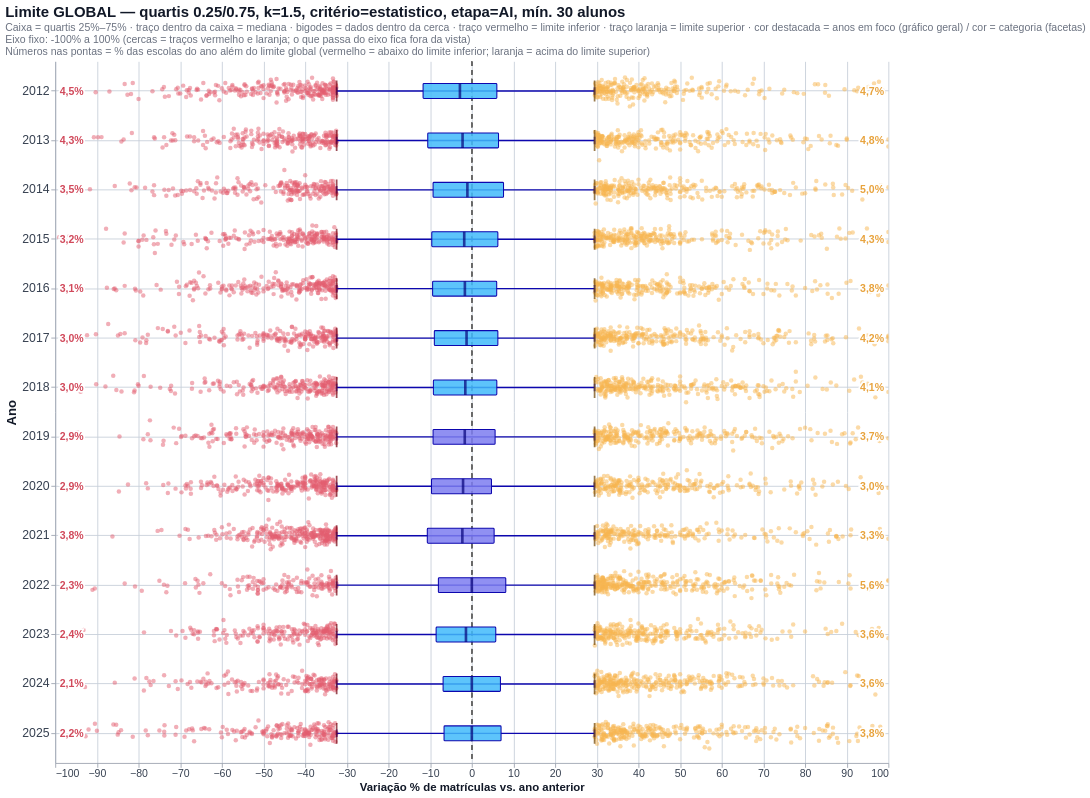

Source (notebook cell):
### Code cell
mostrar(boxplot_por_ano(dados, "GLOBAL", f"Limite GLOBAL — {sub}"),
        "Boxplot por ano — limite global (todos os anos juntos)")

### Figure 1 — Vega-Lite specification as saved in the notebook (floating-point values rounded to 4 significant figures; data arrays with more than 128 entries replaced by an {"elided": "..."} marker saying what was removed)
{"config": {"view": {"continuousWidth": 300, "continuousHeight": 300, "stroke": null}, "axis": {"domainColor": "#9CA3AF", "grid": true, "gridColor": "#C7CFDA", "labelColor": "#374151", "labelFontSize": 12, "tickColor": "#9CA3AF", "titleColor": "#111827", "titleFontSize": 13}, "axisY": {"labelFontSize": 14, "titleFontSize": 15}, "legend": {"labelFontSize": 12, "symbolSize": 120, "titleFontSize": 12}, "range": {"category": {"scheme": "set2"}}, "title": {"anchor": "start", "color": "#111827", "fontSize": 17, "subtitleColor": "#6B7280", "subtitleFontSize": 12}}, "layer": [{"data": {"name": "data-b94e70cf0f8da6f0c5b001a011329c69"}, "mark": {"type": "circle", "clip": true, "opacity": 0.5, "size": 26}, "encoding": {"color": {"condition": {"test": "(datum.VAR_PCT > 0)", "value": "#F7B551"}, "value": "#E35E70"}, "tooltip": [{"field": "ANO", "type": "quantitative"}, {"field": "VAR_PCT", "type": "quantitative"}, {"field": "CO_ESCOLA", "type": "quantitative"}, {"field": "NO_ESCOLA", "type": "nominal"}, {"field": "DEP_ADM", "type": "nominal"}, {"field": "UF", "type": "nominal"}, {"field": "MAT_ANT", "type": "quantitative"}, {"field": "MATRICULAS", "type": "quantitative"}], "x": {"field": "VAR_PCT", "scale": {"clamp": false, "domain": [-100.0, 100.0], "nice": false}, "type": "quantitative"}, "y": {"field": "ANO", "title": "Ano", "type": "ordinal"}, "yOffset": {"field": "jitter", "type": "quantitative"}}, "transform": [{"calculate": "sqrt(-2*log(random()))*cos(2*PI*random())", "as": "jitter"}]}, {"data": {"name": "data-725e421e9ee0b33d6af87316240a3d5b"}, "mark": {"type": "rule", "clip": true, "color": "#696969", "strokeDash": [5, 5]}, "encoding": {"x": {"scale": {"clamp": false, "domain": [-100.0, 100.0], "nice": false}, "datum": 0}}}, {"data": {"name": "data-725e421e9ee0b33d6af87316240a3d5b"}, "mark": {"type": "rule", "clip": true, "color": "#0D07AE", "strokeWidth": 1.6}, "encoding": {"x": {"field": "bigode_inf", "scale": {"clamp": false, "domain": [-100.0, 100.0], "nice": false}, "title": "Variação % de matrículas vs. ano anterior", "type": "quantitative"}, "x2": {"field": "bigode_sup"}, "y": {"field": "ANO", "title": "Ano", "type": "ordinal"}}}, {"data": {"name": "data-725e421e9ee0b33d6af87316240a3d5b"}, "mark": {"type": "tick", "clip": true, "color": "#0D07AE", "size": 8.5, "thickness": 2}, "encoding": {"x": {"field": "bigode_inf", "scale": {"clamp": false, "domain": [-100.0, 100.0], "nice": false}, "type": "quantitative"}, "y": {"field": "ANO", "title": "Ano", "type": "ordinal"}}}, {"data": {"name": "data-725e421e9ee0b33d6af87316240a3d5b"}, "mark": {"type": "tick", "clip": true, "color": "#0D07AE", "size": 8.5, "thickness": 2}, "encoding": {"x": {"field": "bigode_sup", "scale": {"clamp": false, "domain": [-100.0, 100.0], "nice": false}, "type": "quantitative"}, "y": {"field": "ANO", "title": "Ano", "type": "ordinal"}}}, {"data": {"name": "data-725e421e9ee0b33d6af87316240a3d5b"}, "mark": {"type": "bar", "clip": true, "cornerRadius": 1, "fillOpacity": 0.85, "size": 17, "stroke": "#0D07AE", "strokeWidth": 1.2}, "encoding": {"color": {"condition": {"test": {"field": "ANO", "oneOf": [2019, 2020, 2021, 2022]}, "value": "#7D7DF0"}, "value": "#41BAFB"}, "tooltip": [{"field": "ANO", "title": "Ano", "type": "ordinal"}, {"field": "n", "title": "escolas", "type": "quantitative"}, {"field": "q_inf", "format": ".1f", "title": "quartil inferior", "type": "quantitative"}, {"field": "mediana", "format": ".1f", "title": "mediana", "type": "quantitative"}, {"field": "q_sup", "format": ".1f", "title": "quartil superior", "type": "quantitative"}, {"field": "lim_inf", "format": ".1f", "title": "limite inferior", "type": "quantitative"}, {"field": "lim_sup", "format": ".1f", "title": "limite superior", "type": "quantitative"}, {"field": "pct_marcada", "format": ".1f", "title": "% marcadas", "type": "quantitative"}, {"field": "pct_abaixo", "format": ".2f", "title": "% abaixo do limite inferior", "type": "quantitative"}, {"field": "pct_acima", "format": ".2f", "title": "% acima do limite superior", "type": "quantitative"}], "x": {"field": "q_inf", "scale": {"clamp": false, "domain": [-100.0, 100.0], "nice": false}, "type": "quantitative"}, "x2": {"field": "q_sup"}, "y": {"field": "ANO", "title": "Ano", "type": "ordinal"}}}, {"data": {"name": "data-725e421e9ee0b33d6af87316240a3d5b"}, "mark": {"type": "tick", "clip": true, "color": "#05017A", "size": 17, "thickness": 3}, "encoding": {"x": {"field": "mediana", "scale": {"clamp": false, "domain": [-100.0, 100.0], "nice": false}, "type": "quantitative"}, "y": {"field": "ANO", "title": "Ano", "type": "ordinal"}}}, {"data": {"name": "data-725e421e9ee0b33d6af87316240a3d5b"}, "mark": {"type": "tick", "clip": true, "color": "#73000F", "size": 23.8, "thickness": 2}, "encoding": {"x": {"field": "lim_inf", "scale": {"clamp": false, "domain": [-100.0, 100.0], "nice": false}, "type": "quantitative"}, "y": {"field": "ANO", "title": "Ano", "type": "ordinal"}}}, {"data": {"name": "data-725e421e9ee0b33d6af87316240a3d5b"}, "mark": {"type": "tick", "clip": true, "color": "#704300", "size": 23.8, "thickness": 2}, "encoding": {"x": {"field": "lim_sup", "scale": {"clamp": false, "domain": [-100.0, 100.0], "nice": false}, "type": "quantitative"}, "y": {"field": "ANO", "title": "Ano", "type": "ordinal"}}}, {"data": {"name": "data-441d4ee399b2bb3443a6ece3bd547473"}, "mark": {"type": "text", "align": "left", "baseline": "middle", "color": "white", "dx": 5, "dy": 0, "fontSize": 12, "fontWeight": "bold", "stroke": "white", "strokeWidth": 4}, "encoding": {"text": {"field": "txt", "type": "nominal"}, "x": {"field": "pos", "scale": {"clamp": false, "domain": [-100.0, 100.0], "nice": false}, "type": "quantitative"}, "y": {"field": "ANO", "title": "Ano", "type": "ordinal"}}}, {"data": {"name": "data-441d4ee399b2bb3443a6ece3bd547473"}, "mark": {"type": "text", "align": "left", "baseline": "middle", "color": "#D1495B", "dx": 5, "dy": 0, "fontSize": 12, "fontWeight": "bold"}, "encoding": {"text": {"field": "txt", "type": "nominal"}, "x": {"field": "pos", "scale": {"clamp": false, "domain": [-100.0, 100.0], "nice": false}, "type": "quantitative"}, "y": {"field": "ANO", "title": "Ano", "type": "ordinal"}}}, {"data": {"name": "data-990c721c3871037c9a1014ed224def35"}, "mark": {"type": "text", "align": "right", "baseline": "middle", "color": "white", "dx": -5, "dy": 0, "fontSize": 12, "fontWeight": "bold", "stroke": "white", "strokeWidth": 4}, "encoding": {"text": {"field": "txt", "type": "nominal"}, "x": {"field": "pos", "scale": {"clamp": false, "domain": [-100.0, 100.0], "nice": false}, "type": "quantitative"}, "y": {"field": "ANO", "title": "Ano", "type": "ordinal"}}}, {"data": {"name": "data-990c721c3871037c9a1014ed224def35"}, "mark": {"type": "text", "align": "right", "baseline": "middle", "color": "#E8A33D", "dx": -5, "dy": 0, "fontSize": 12, "fontWeight": "bold"}, "encoding": {"text": {"field": "txt", "type": "nominal"}, "x": {"field": "pos", "scale": {"clamp": false, "domain": [-100.0, 100.0], "nice": false}, "type": "quantitative"}, "y": {"field": "ANO", "title": "Ano", "type": "ordinal"}}}], "height": 800, "title": {"text": "Limite GLOBAL — quartis 0.25/0.75, k=1.5, critério=estatistico, etapa=AI, mín. 30 alunos", "subtitle": ["Caixa = quartis 25%–75% · traço dentro da caixa = mediana · bigodes = dados dentro da cerca · traço vermelho = limite inferior · traço laranja = limite superior · cor destacada = anos em foco (gráfico geral) / cor = categoria (facetas)", "Eixo fixo: -100% a 100% (cercas = traços vermelho e laranja; o que passa do eixo fica fora da vista)", "Números nas pontas = % das escolas do ano além do limite global (vermelho = abaixo do limite inferior; laranja = acima do limite superior)"]}, "width": 950, "$schema": "https://vega.github.io/schema/vega-lite/v6.1.0.json", "datasets": {"data-b94e70cf0f8da6f0c5b001a011329c69": {"elided": "7000 records"}, "data-725e421e9ee0b33d6af87316240a3d5b": [{"ANO": 2012, "q_inf": -11.7, "mediana": -2.857, "q_sup": 6.007, "bigode_inf": -32.43, "bigode_sup": 29.45, "lim_inf": -32.45, "lim_sup": 29.47, "n": 88512, "pct_marcada": 9.208, "pct_abaixo": 4.472, "pct_acima": 4.736}, {"ANO": 2013, "q_inf": -10.58, "mediana": -2.222, "q_sup": 6.407, "bigode_inf": -32.45, "bigode_sup": 29.47, "lim_inf": -32.45, "lim_sup": 29.47, "n": 86574, "pct_marcada": 9.033, "pct_abaixo": 4.276, "pct_acima": 4.757}, {"ANO": 2014, "q_inf": -9.302, "mediana": -1.064, "q_sup": 7.609, "bigode_inf": -32.45, "bigode_sup": 29.46, "lim_inf": -32.45, "lim_sup": 29.47, "n": 84919, "pct_marcada": 8.499, "pct_abaixo": 3.452, "pct_acima": 5.047}, {"ANO": 2015, "q_inf": -9.614, "mediana": -1.824, "q_sup": 6.25, "bigode_inf": -32.45, "bigode_sup": 29.47, "lim_inf": -32.45, "lim_sup": 29.47, "n": 83766, "pct_marcada": 7.514, "pct_abaixo": 3.198, "pct_acima": 4.316}, {"ANO": 2016, "q_inf": -9.412, "mediana": -1.668, "q_sup": 5.97, "bigode_inf": -32.43, "bigode_sup": 29.46, "lim_inf": -32.45, "lim_sup": 29.47, "n": 82470, "pct_marcada": 6.885, "pct_abaixo": 3.052, "pct_acima": 3.833}, {"ANO": 2017, "q_inf": -8.997, "mediana": -1.266, "q_sup": 6.25, "bigode_inf": -32.43, "bigode_sup": 29.46, "lim_inf": -32.45, "lim_sup": 29.47, "n": 81347, "pct_marcada": 7.179, "pct_abaixo": 2.984, "pct_acima": 4.196}, {"ANO": 2018, "q_inf": -9.231, "mediana": -1.562, "q_sup": 6.0, "bigode_inf": -32.43, "bigode_sup": 29.46, "lim_inf": -32.45, "lim_sup": 29.47, "n": 80308, "pct_marcada": 7.025, "pct_abaixo": 2.96, "pct_acima": 4.066}, {"ANO": 2019, "q_inf": -9.302, "mediana": -1.695, "q_sup": 5.587, "bigode_inf": -32.43, "bigode_sup": 29.46, "lim_inf": -32.45, "lim_sup": 29.47, "n": 79277, "pct_marcada": 6.601, "pct_abaixo": 2.871, "pct_acima": 3.73}, {"ANO": 2020, "q_inf": -9.677, "mediana": -2.104, "q_sup": 4.718, "bigode_inf": -32.43, "bigode_sup": 29.41, "lim_inf": -32.45, "lim_sup": 29.47, "n": 78164, "pct_marcada": 5.83, "pct_abaixo": 2.872, "pct_acima": 2.958}, {"ANO": 2021, "q_inf": -10.69, "mediana": -2.273, "q_sup": 5.352, "bigode_inf": -32.45, "bigode_sup": 29.45, "lim_inf": -32.45, "lim_sup": 29.47, "n": 76694, "pct_marcada": 7.178, "pct_abaixo": 3.844, "pct_acima": 3.334}, {"ANO": 2022, "q_inf": -8.025, "mediana": 0.0, "q_sup": 8.148, "bigode_inf": -32.43, "bigode_sup": 29.46, "lim_inf": -32.45, "lim_sup": 29.47, "n": 75697, "pct_marcada": 7.847, "pct_abaixo": 2.295, "pct_acima": 5.552}, {"ANO": 2023, "q_inf": -8.571, "mediana": -1.408, "q_sup": 5.747, "bigode_inf": -32.45, "bigode_sup": 29.46, "lim_inf": -32.45, "lim_sup": 29.47, "n": 74963, "pct_marcada": 5.958, "pct_abaixo": 2.404, "pct_acima": 3.554}, {"ANO": 2024, "q_inf": -6.897, "mediana": 0.0, "q_sup": 6.868, "bigode_inf": -32.43, "bigode_sup": 29.46, "lim_inf": -32.45, "lim_sup": 29.47, "n": 74156, "pct_marcada": 5.777, "pct_abaixo": 2.129, "pct_acima": 3.648}, {"ANO": 2025, "q_inf": -6.667, "mediana": 0.0, "q_sup": 7.018, "bigode_inf": -32.43, "bigode_sup": 29.44, "lim_inf": -32.45, "lim_sup": 29.47, "n": 73443, "pct_marcada": 6.017, "pct_abaixo": 2.172, "pct_acima": 3.845}], "data-441d4ee399b2bb3443a6ece3bd547473": [{"ANO": 2012, "pct": 4.472, "pos": -100.0, "txt": "4,5%"}, {"ANO": 2013, "pct": 4.276, "pos": -100.0, "txt": "4,3%"}, {"ANO": 2014, "pct": 3.452, "pos": -100.0, "txt": "3,5%"}, {"ANO": 2015, "pct": 3.198, "pos": -100.0, "txt": "3,2%"}, {"ANO": 2016, "pct": 3.052, "pos": -100.0, "txt": "3,1%"}, {"ANO": 2017, "pct": 2.984, "pos": -100.0, "txt": "3,0%"}, {"ANO": 2018, "pct": 2.96, "pos": -100.0, "txt": "3,0%"}, {"ANO": 2019, "pct": 2.871, "pos": -100.0, "txt": "2,9%"}, {"ANO": 2020, "pct": 2.872, "pos": -100.0, "txt": "2,9%"}, {"ANO": 2021, "pct": 3.844, "pos": -100.0, "txt": "3,8%"}, {"ANO": 2022, "pct": 2.295, "pos": -100.0, "txt": "2,3%"}, {"ANO": 2023, "pct": 2.404, "pos": -100.0, "txt": "2,4%"}, {"ANO": 2024, "pct": 2.129, "pos": -100.0, "txt": "2,1%"}, {"ANO": 2025, "pct": 2.172, "pos": -100.0, "txt": "2,2%"}], "data-990c721c3871037c9a1014ed224def35": [{"ANO": 2012, "pct": 4.736, "pos": 100.0, "txt": "4,7%"}, {"ANO": 2013, "pct": 4.757, "pos": 100.0, "txt": "4,8%"}, {"ANO": 2014, "pct": 5.047, "pos": 100.0, "txt": "5,0%"}, {"ANO": 2015, "pct": 4.316, "pos": 100.0, "txt": "4,3%"}, {"ANO": 2016, "pct": 3.833, "pos": 100.0, "txt": "3,8%"}, {"ANO": 2017, "pct": 4.196, "pos": 100.0, "txt": "4,2%"}, {"ANO": 2018, "pct": 4.066, "pos": 100.0, "txt": "4,1%"}, {"ANO": 2019, "pct": 3.73, "pos": 100.0, "txt": "3,7%"}, {"ANO": 2020, "pct": 2.958, "pos": 100.0, "txt": "3,0%"}, {"ANO": 2021, "pct": 3.334, "pos": 100.0, "txt": "3,3%"}, {"ANO": 2022, "pct": 5.552, "pos": 100.0, "txt": "5,6%"}, {"ANO": 2023, "pct": 3.554, "pos": 100.0, "txt": "3,6%"}, {"ANO": 2024, "pct": 3.648, "pos": 100.0, "txt": "3,6%"}, {"ANO": 2025, "pct": 3.845, "pos": 100.0, "txt": "3,8%"}]}}
